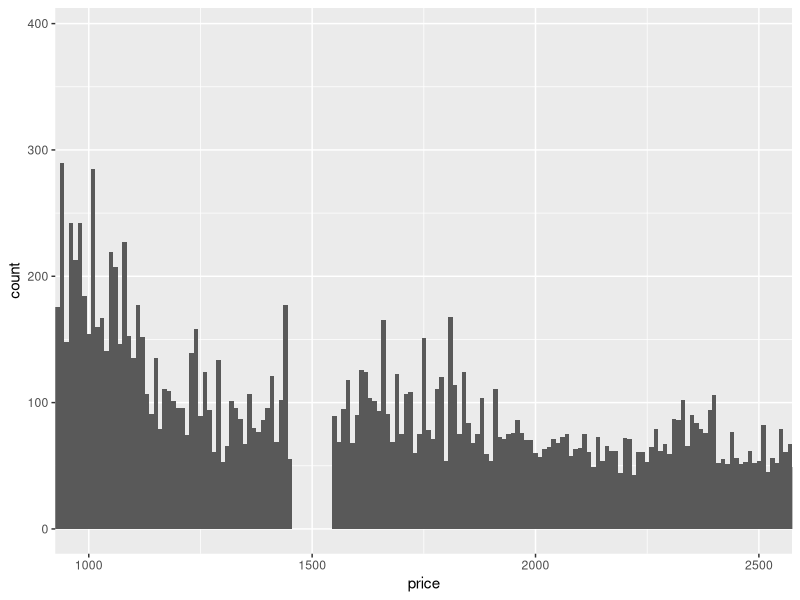
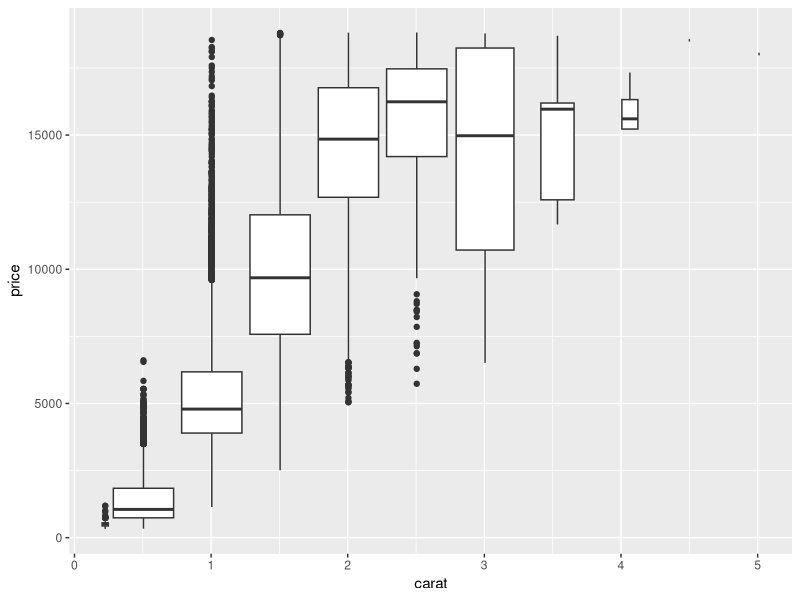
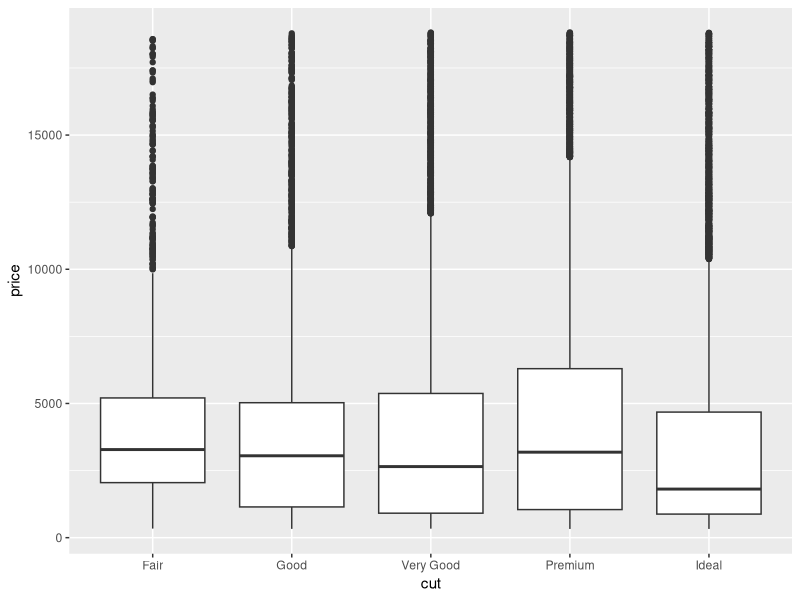
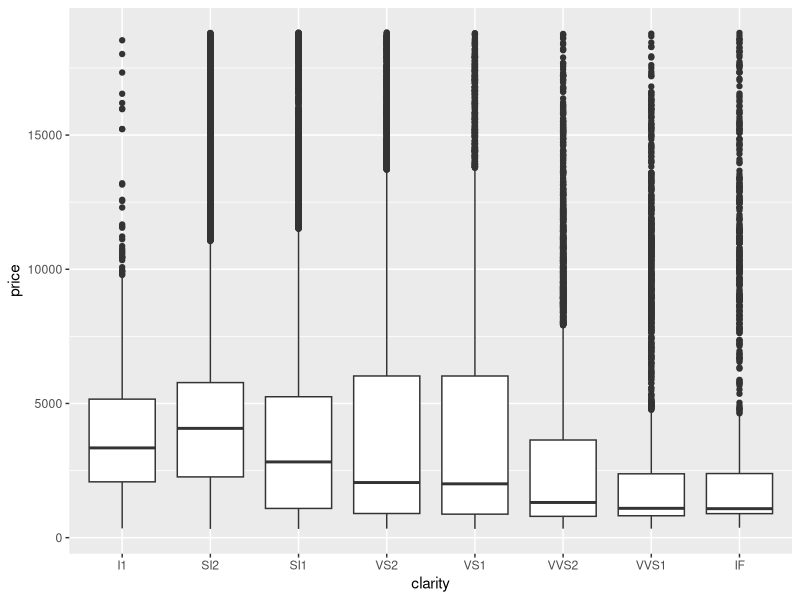
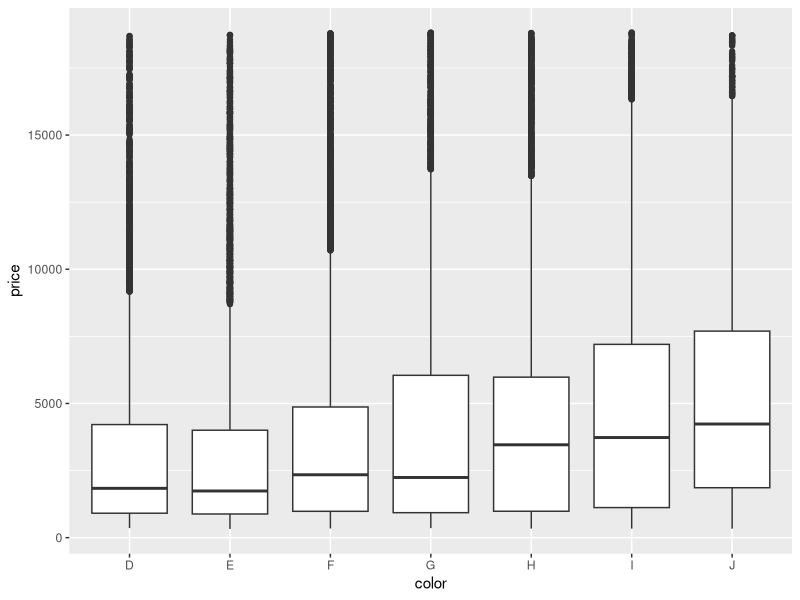
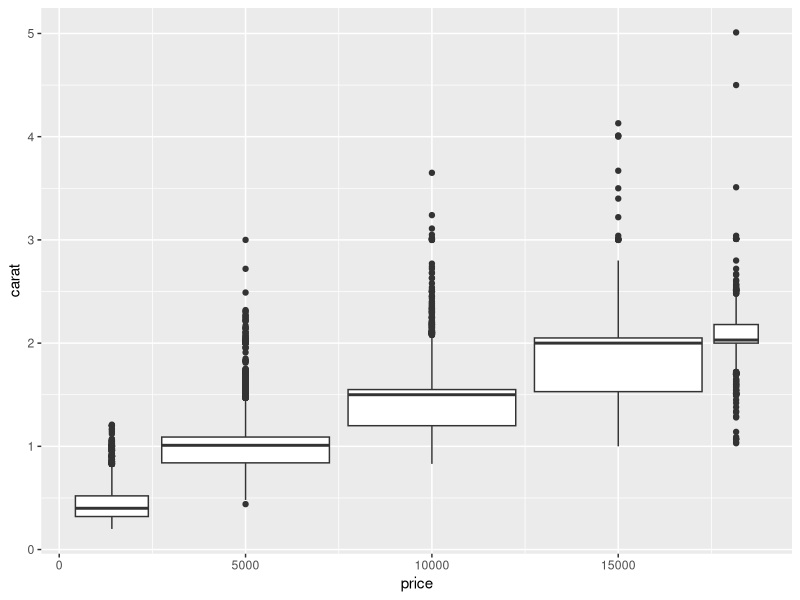

These figures' R source, in order: (Note: a time limit stopped this script after it produced the figures.)
library(tidyverse)
library(ggplot2)

#Question 1: Explore the distribution of price. Do you discover anything unusual or surprising? (Hint: Carefully think about the binwidth and make sure you try a wide range of values.)
diamonds %>%
  ggplot(mapping = aes(x = price)) +
  geom_histogram(binwidth = 10) +
  coord_cartesian(xlim = c(1000, 2500))
  
#Question 2: Which of the 4Cs (carat, cut, clarity, color) is most important for predicting the price of a diamond?

diamonds %>%
  ggplot(mapping = aes(x = carat, y = price)) +
  geom_boxplot(mapping = aes(group = cut_width(carat, 0.5)))

diamonds %>%
  ggplot(mapping = aes(x = cut, y = price)) +
  geom_boxplot()

diamonds %>%
  ggplot(mapping = aes(x = clarity, y = price)) +
  geom_boxplot()

diamonds %>%
  ggplot(mapping = aes(x = color, y = price)) +
  geom_boxplot()

#Carat is the most important factor for determining the price of dimonds


#Question 3: Plot the distribution of carat across various price bins using the geom_boxplot() and geom_histogram() functions. For the latter, leverage the facet_wrap() function.

diamonds %>%
  ggplot(mapping = aes(y = carat, x = price)) +
  geom_boxplot(mapping = aes(group = cut_width(price, 5000)))

#Diamonds with more carats are sold at higher prices. 

diamonds %>%
  mutate(price_level = price %>%
           cut_width(width = 1000) %>%
           fct_relevel(rev)
         ) %>%
  ggplot(mapping = aes(x = price)) +
    geom_histogram()+
    facet_wrap(~price, ncol = 5)
  
